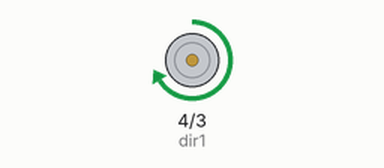
A sketch run on a simulated Arduino Uno, built with avr-gcc and run on an emulated ATmega328P. On the bench: motor-driver pin pairs drawn as motors (green arrow = first pin HIGH = forward, orange = second pin HIGH = backward, longer = more drive, scaled by the enable pin).

Above: at 1.0 s.
At 3.0 s:
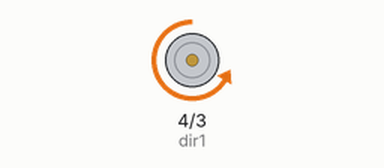
Timing chart, 0 to 5.2 s (numbered marks = the images above):
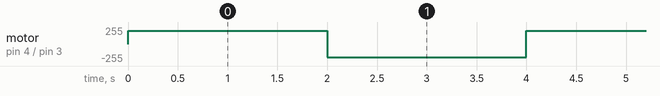

The sketch:

Dc_Motor.ino
```cpp
int speedPin= 5;
int dir1= 4;
int dir2 = 3;
int mSpeed = 200;


void setup() {
  pinMode(speedPin,OUTPUT);
  pinMode(dir1,OUTPUT);
  pinMode(dir2,OUTPUT);
  Serial.begin(9600);

}

void loop() {
  digitalWrite(dir1,HIGH);
  digitalWrite(dir2,LOW);
  // analogWrite(speedPin,225);
  // delay(25);
  analogWrite(speedPin,mSpeed);
  delay(2000);

  digitalWrite(dir1,LOW);
  digitalWrite(dir2,HIGH);
  // analogWrite(speedPin,225);
  // delay(25);
  analogWrite(speedPin,mSpeed);
  delay(2000);


}
```

Measured:
- by itself, motor on pin 4 (dir1) / pin 3 (dir2): alternates forward 200/255 for 2.0 s and backward 200/255 for 2.0 s
